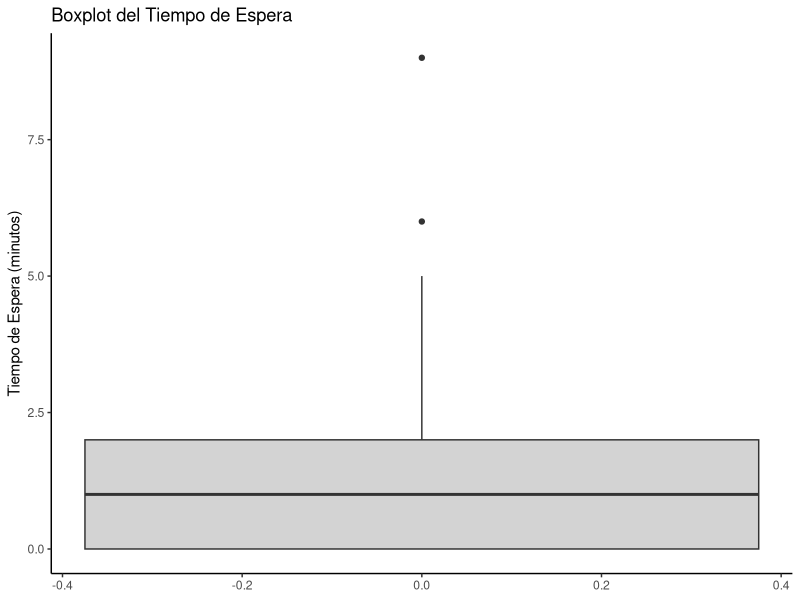
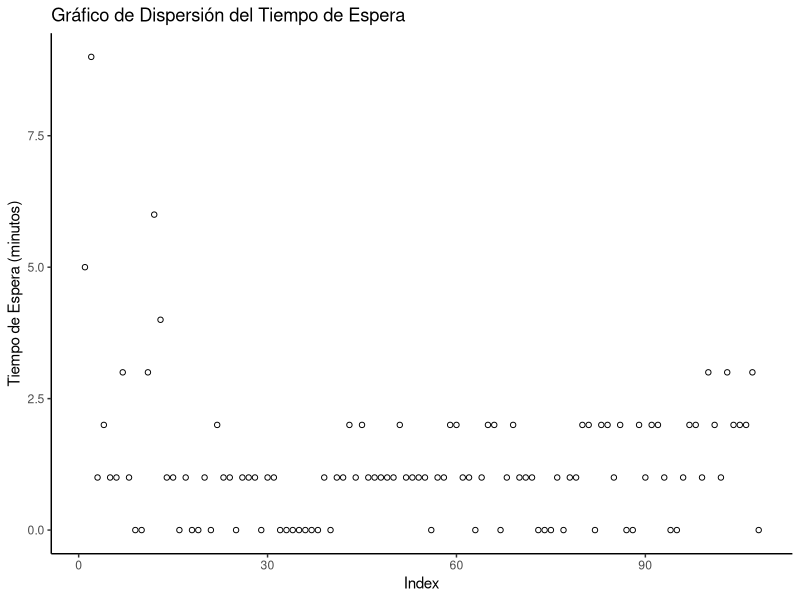
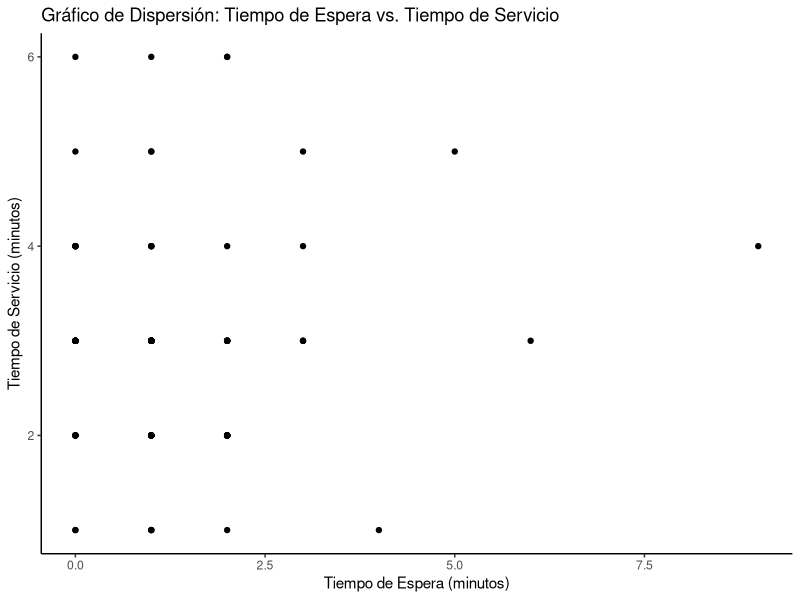
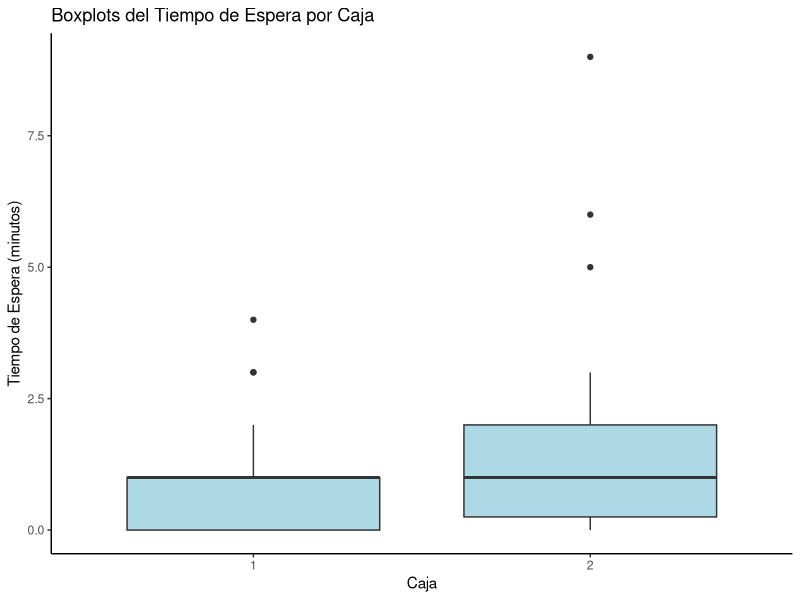
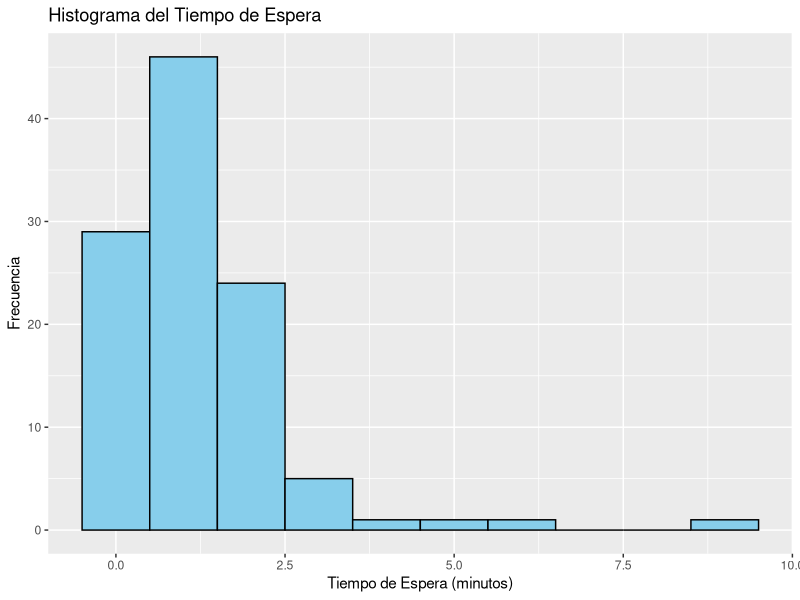
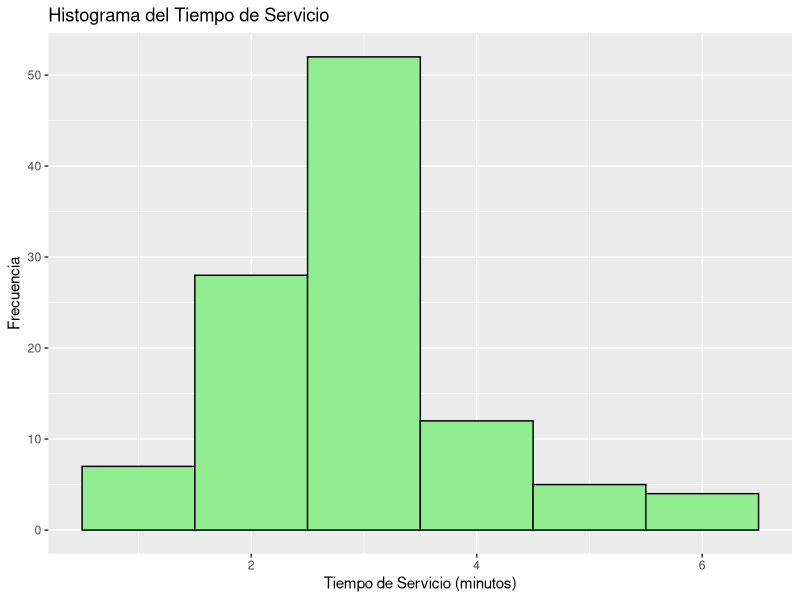
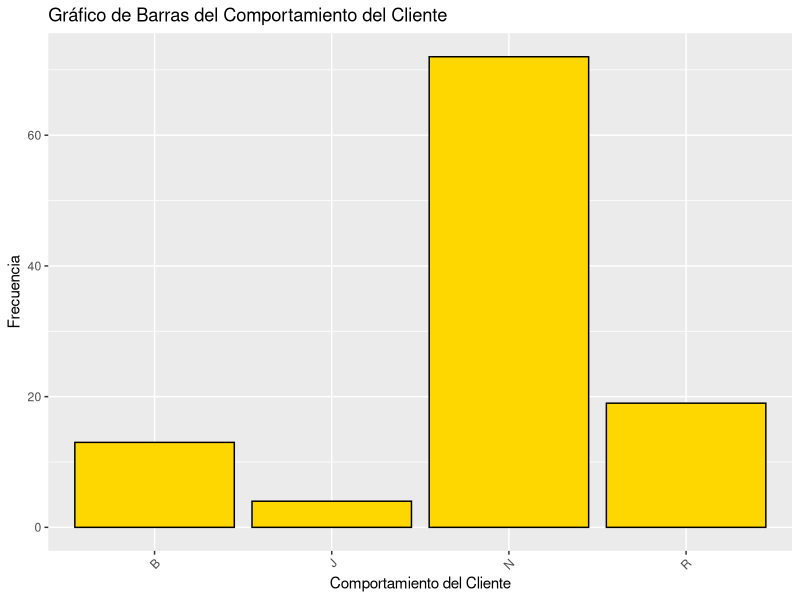

Generate these figures, in order, with R:
## ---- chunk 1
if (!require("tidyverse")) install.packages("tidyverse")
if (!require("lubridate")) install.packages("lubridate")
if(!require("ggplot2")) install.packages("ggplot2")
# ALDAIR
# ALDAIR
# ALDAIR
# Carga los paquetes
library(tidyverse)
library(lubridate)
library(ggplot2)

# Lee el archivo "data.csv"
df <- read_delim("data.csv")

df <- df %>%
 rename(`Tiempo de espera`=`Tiempo en cola (minutos)`)
# Convierte las columnas al tipo de dato datetime (asumiendo formato HH:MM:SS)
df <- df %>%
  mutate(
    `Hora de llegada` = hms(`Hora de llegada`),
    `Tiempo entre llegada` = hms(`Tiempo entre llegada`),
    `Hora de inicio de servicio` = hms(`Hora de inicio de servicio`),
    `Hora de salida` = hms(`Hora de salida`)
  )

# Calcula el tiempo de servicio en minutos
df <- df %>%
  mutate(`Tiempo de servicio` = as.numeric(`Hora de salida` - `Hora de inicio de servicio`) / 60)

# Calcula las estadísticas descriptivas
descriptive_stats <- df %>%
  summarise(
    across(
      c(`Tiempo de espera`, `Tiempo de servicio`),
      list(
        media = mean,
        desviacion_estandar = sd,
        minimo = min,
        q25 = ~ quantile(.x, 0.25),
        mediana = median,
        q75 = ~ quantile(.x, 0.75),
        maximo = max
      )
    )
  )

# Muestra las estadísticas descriptivas
print(descriptive_stats)

# Histogramas con títulos y etiquetas
histograma_tiempo_espera <- ggplot(df, aes(x = `Tiempo de espera`)) +
  geom_histogram(binwidth = 1, fill = "skyblue", color = "black") +
  labs(title = "Histograma del Tiempo de Espera", x = "Tiempo de Espera (minutos)", y = "Frecuencia")

histograma_tiempo_servicio <- ggplot(df, aes(x = `Tiempo de servicio`)) +
  geom_histogram(binwidth = 1, fill = "lightgreen", color = "black") +
  labs(title = "Histograma del Tiempo de Servicio", x = "Tiempo de Servicio (minutos)", y = "Frecuencia")

# Gráfico de barras para el comportamiento del cliente con título y etiquetas
grafico_barras_comportamiento <- ggplot(df, aes(x = `Comportamiento del cliente (Rening, Jockeying, Balking, Normal )`)) +
  geom_bar(fill = "gold", color = "black") +
  labs(title = "Gráfico de Barras del Comportamiento del Cliente", 
       x = "Comportamiento del Cliente", 
       y = "Frecuencia") +
  theme(axis.text.x = element_text(angle = 45, hjust = 1))

# Boxplot con título y etiquetas
ggplot(df, aes(y = `Tiempo de espera`)) + 
  geom_boxplot(fill = "lightgray") +
  labs(title = "Boxplot del Tiempo de Espera", y = "Tiempo de Espera (minutos)") +
  theme_classic()

# Gráfico de dispersión con título y etiquetas (corregido)
ggplot(df, aes(x = 1:nrow(df), y = `Tiempo de espera`)) + 
  geom_point(shape = 1) +  
  labs(title = "Gráfico de Dispersión del Tiempo de Espera", 
       x = "Index", 
       y = "Tiempo de Espera (minutos)") +
  theme_classic()

# Gráfico de dispersión Tiempo de espera vs Tiempo de servicio
ggplot(df, aes(x = `Tiempo de espera`, y = `Tiempo de servicio`)) +
  geom_point() +
  labs(title = "Gráfico de Dispersión: Tiempo de Espera vs. Tiempo de Servicio",
       x = "Tiempo de Espera (minutos)",
       y = "Tiempo de Servicio (minutos)") +
  theme_classic()

# Boxplots del Tiempo de espera por Caja
ggplot(df, aes(x = factor(`Caja`), y = `Tiempo de espera`)) +
  geom_boxplot(fill = "lightblue") +
  labs(title = "Boxplots del Tiempo de Espera por Caja", 
       x = "Caja", 
       y = "Tiempo de Espera (minutos)") +
  theme_classic()


# Guarda las gráficas (opcional)
ggsave("histograma_tiempo_espera.png", histograma_tiempo_espera)
ggsave("histograma_tiempo_servicio.png", histograma_tiempo_servicio)
ggsave("grafico_barras_comportamiento.png", grafico_barras_comportamiento)

# Calcular el tiempo entre llegadas en minutos
df <- df %>%
  mutate(`Tiempo entre llegada (minutos)` = as.numeric(`Tiempo entre llegada`) / 60)

# Calcular el tiempo de servicio en minutos
df <- df %>%
  mutate(`Tiempo de servicio (minutos)` = as.numeric(`Hora de salida` - `Hora de inicio de servicio`) / 60)

#1. Parámetros del modelo:
# Calcular la tasa de llegada (λ) por minuto
lambda <- 1 / mean(df$`Tiempo entre llegada (minutos)`)
# Calcular la tasa de servicio por cajero (μ) por minuto
mu <- 1 / mean(df$`Tiempo de servicio (minutos)`)

#2. P-valores:
# Tiempo promedio de espera:

rho <- lambda / (2 * mu)
tiempo_espera_teorico <- (rho^2 / (1 - rho)) * (1/mu) 

t.test(df$`Tiempo de espera`, mu = tiempo_espera_teorico)

#Longitud promedio de la cola:
longitud_cola_teorica <- 2 * rho^3 / (1 - rho)^2

t.test(df$`Número de clientes en cola al llegar`, mu = longitud_cola_teorica)

#Utilización de los cajeros:
rho <- lambda / (2 * mu)

#Probabilidad de espera:
probabilidad_espera <- rho^2 / (1 + rho^2)

#Diferencia en el tiempo de espera entre cajas:
t.test(df$`Tiempo de espera`[df$Caja == 1], df$`Tiempo de espera`[df$Caja == 2])

# Convertir 'Hora de llegada' a minutos desde la medianoche
df <- df %>%
  mutate(`Hora de llegada (minutos)` = as.numeric(hour(`Hora de llegada`)) * 60 + as.numeric(minute(`Hora de llegada`))) 

# Ajustar el modelo de regresión con la nueva variable
modelo_regresion <- lm(`Número de clientes en cola al llegar` ~ `Hora de llegada (minutos)`, data = df)

# Mostrar el resumen del modelo
summary(modelo_regresion)

# Crear una nueva variable con intervalos de tiempo (cada hora)
df <- df %>%
  mutate(`Hora de llegada (intervalo)` = cut(hour(`Hora de llegada`), breaks = seq(6, 10, by = 1), include.lowest = TRUE))

# Ajustar el modelo de regresión con la nueva variable
modelo_regresion <- lm(`Número de clientes en cola al llegar` ~ `Hora de llegada (intervalo)`, data = df)

# Mostrar el resumen del modelo
summary(modelo_regresion)
## ---- chunk 2
        cat("Tasa de llegada (λ):", lambda, "clientes por minuto\n")
## ---- chunk 3
        cat("Tasa de servicio por cajero (μ):", mu, "clientes por minuto\n")
